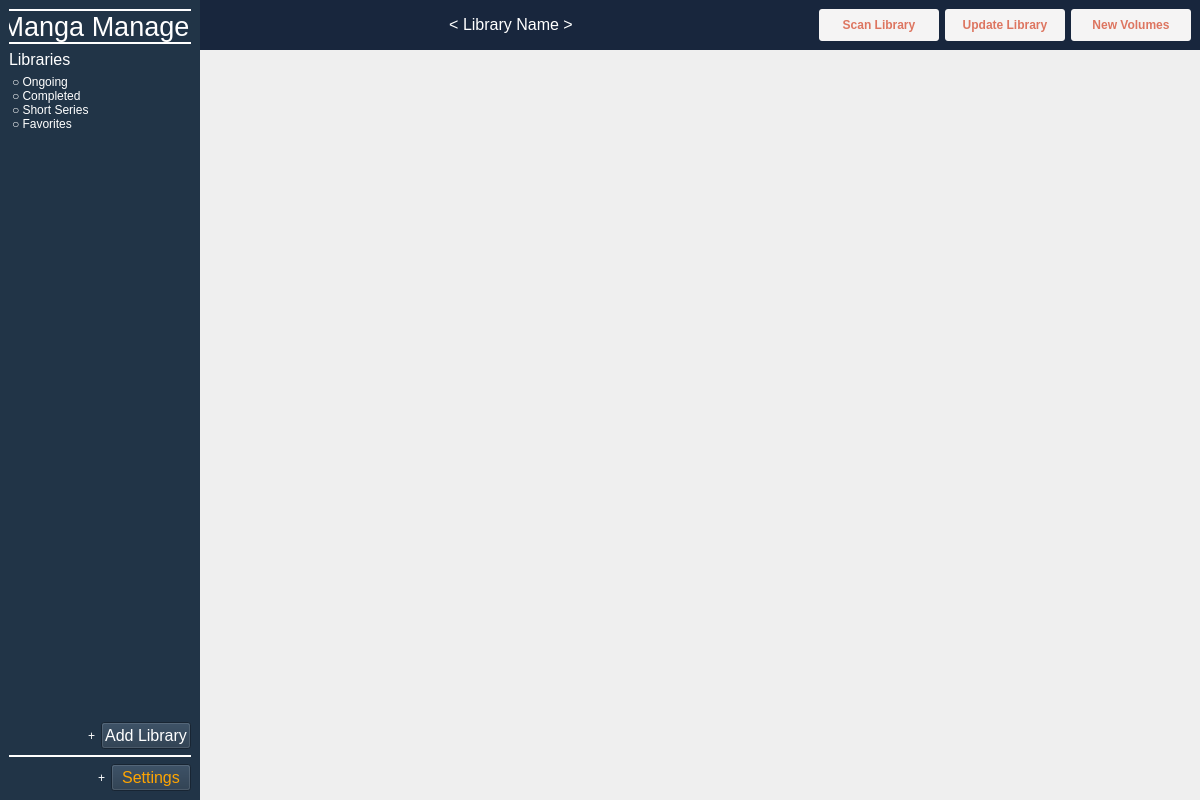
<?xml version="1.0" encoding="UTF-8"?>
<ui version="4.0">
 <class>main_window</class>
 <widget class="QWidget" name="main_window">
  <property name="geometry">
   <rect>
    <x>0</x>
    <y>0</y>
    <width>1200</width>
    <height>800</height>
   </rect>
  </property>
  <property name="windowTitle">
   <string>Manga Manager 1.0</string>
  </property>
  <property name="styleSheet">
   <string notr="true"/>
  </property>
  <layout class="QHBoxLayout" name="main_window_layout">
   <property name="spacing">
    <number>0</number>
   </property>
   <property name="leftMargin">
    <number>0</number>
   </property>
   <property name="topMargin">
    <number>0</number>
   </property>
   <property name="rightMargin">
    <number>0</number>
   </property>
   <property name="bottomMargin">
    <number>0</number>
   </property>
   <item>
    <widget class="QWidget" name="left_section_wrapper" native="true">
     <property name="maximumSize">
      <size>
       <width>200</width>
       <height>16777215</height>
      </size>
     </property>
     <property name="styleSheet">
      <string notr="true">background-color:#213447;color:white;</string>
     </property>
     <layout class="QVBoxLayout" name="left_outer_layout">
      <property name="leftMargin">
       <number>9</number>
      </property>
      <property name="topMargin">
       <number>9</number>
      </property>
      <property name="rightMargin">
       <number>9</number>
      </property>
      <property name="bottomMargin">
       <number>9</number>
      </property>
      <item>
       <widget class="QLabel" name="logo_label">
        <property name="sizePolicy">
         <sizepolicy hsizetype="Preferred" vsizetype="Preferred">
          <horstretch>0</horstretch>
          <verstretch>0</verstretch>
         </sizepolicy>
        </property>
        <property name="font">
         <font>
          <pointsize>20</pointsize>
         </font>
        </property>
        <property name="styleSheet">
         <string notr="true">border-top:2px solid white; border-bottom:2px solid white;</string>
        </property>
        <property name="text">
         <string>Manga Manager</string>
        </property>
        <property name="alignment">
         <set>Qt::AlignCenter</set>
        </property>
       </widget>
      </item>
      <item>
       <widget class="QLabel" name="libraries_list_header">
        <property name="font">
         <font>
          <pointsize>12</pointsize>
         </font>
        </property>
        <property name="text">
         <string>Libraries</string>
        </property>
       </widget>
      </item>
      <item>
       <widget class="QListWidget" name="libraries_list">
        <property name="sizePolicy">
         <sizepolicy hsizetype="Expanding" vsizetype="Expanding">
          <horstretch>0</horstretch>
          <verstretch>0</verstretch>
         </sizepolicy>
        </property>
        <property name="styleSheet">
         <string notr="true">border-style:none;</string>
        </property>
        <item>
         <property name="text">
          <string>○ Ongoing</string>
         </property>
        </item>
        <item>
         <property name="text">
          <string>○ Completed</string>
         </property>
        </item>
        <item>
         <property name="text">
          <string>○ Short Series</string>
         </property>
        </item>
        <item>
         <property name="text">
          <string>○ Favorites</string>
         </property>
        </item>
       </widget>
      </item>
      <item>
       <layout class="QHBoxLayout" name="add_library_layout">
        <property name="spacing">
         <number>6</number>
        </property>
        <item>
         <spacer name="horizontalSpacer">
          <property name="orientation">
           <enum>Qt::Horizontal</enum>
          </property>
          <property name="sizeHint" stdset="0">
           <size>
            <width>40</width>
            <height>20</height>
           </size>
          </property>
         </spacer>
        </item>
        <item>
         <widget class="QLabel" name="add_library_icon">
          <property name="text">
           <string>+</string>
          </property>
         </widget>
        </item>
        <item>
         <widget class="QPushButton" name="add_library_btn">
          <property name="font">
           <font>
            <pointsize>12</pointsize>
           </font>
          </property>
          <property name="text">
           <string>Add Library</string>
          </property>
         </widget>
        </item>
       </layout>
      </item>
      <item>
       <widget class="Line" name="divider_1">
        <property name="frameShadow">
         <enum>QFrame::Plain</enum>
        </property>
        <property name="lineWidth">
         <number>2</number>
        </property>
        <property name="orientation">
         <enum>Qt::Horizontal</enum>
        </property>
       </widget>
      </item>
      <item>
       <layout class="QHBoxLayout" name="settings_layout">
        <item>
         <spacer name="horizontalSpacer_2">
          <property name="orientation">
           <enum>Qt::Horizontal</enum>
          </property>
          <property name="sizeHint" stdset="0">
           <size>
            <width>40</width>
            <height>20</height>
           </size>
          </property>
         </spacer>
        </item>
        <item>
         <widget class="QLabel" name="settings_icon">
          <property name="text">
           <string>+</string>
          </property>
         </widget>
        </item>
        <item>
         <widget class="QPushButton" name="settings_btn">
          <property name="font">
           <font>
            <pointsize>12</pointsize>
           </font>
          </property>
          <property name="styleSheet">
           <string notr="true">color:orange;</string>
          </property>
          <property name="text">
           <string>Settings</string>
          </property>
         </widget>
        </item>
       </layout>
      </item>
     </layout>
    </widget>
   </item>
   <item>
    <widget class="QWidget" name="right_section_wrapper" native="true">
     <layout class="QVBoxLayout" name="verticalLayout">
      <property name="leftMargin">
       <number>0</number>
      </property>
      <property name="topMargin">
       <number>0</number>
      </property>
      <property name="rightMargin">
       <number>0</number>
      </property>
      <property name="bottomMargin">
       <number>0</number>
      </property>
      <item>
       <widget class="QWidget" name="left_action_header" native="true">
        <property name="sizePolicy">
         <sizepolicy hsizetype="Preferred" vsizetype="Preferred">
          <horstretch>0</horstretch>
          <verstretch>0</verstretch>
         </sizepolicy>
        </property>
        <property name="maximumSize">
         <size>
          <width>16777215</width>
          <height>50</height>
         </size>
        </property>
        <property name="styleSheet">
         <string notr="true">background-color:#18263d; color:white;</string>
        </property>
        <layout class="QHBoxLayout" name="horizontalLayout_2" stretch="0,0">
         <item>
          <widget class="QLabel" name="library_name_label">
           <property name="font">
            <font>
             <pointsize>12</pointsize>
            </font>
           </property>
           <property name="text">
            <string>&lt; Library Name &gt;</string>
           </property>
           <property name="alignment">
            <set>Qt::AlignCenter</set>
           </property>
          </widget>
         </item>
         <item>
          <layout class="QHBoxLayout" name="library_button_layout" stretch="0,0,0">
           <item>
            <widget class="QPushButton" name="scan_library_btn">
             <property name="sizePolicy">
              <sizepolicy hsizetype="Preferred" vsizetype="Preferred">
               <horstretch>0</horstretch>
               <verstretch>0</verstretch>
              </sizepolicy>
             </property>
             <property name="maximumSize">
              <size>
               <width>120</width>
               <height>16777215</height>
              </size>
             </property>
             <property name="font">
              <font>
               <bold>true</bold>
              </font>
             </property>
             <property name="styleSheet">
              <string notr="true">background-color:#f5f4f4; color:#dd7560;border-radius:3px;</string>
             </property>
             <property name="text">
              <string>Scan Library</string>
             </property>
            </widget>
           </item>
           <item>
            <widget class="QPushButton" name="update_library_btn">
             <property name="sizePolicy">
              <sizepolicy hsizetype="Minimum" vsizetype="Preferred">
               <horstretch>0</horstretch>
               <verstretch>0</verstretch>
              </sizepolicy>
             </property>
             <property name="maximumSize">
              <size>
               <width>120</width>
               <height>16777215</height>
              </size>
             </property>
             <property name="font">
              <font>
               <bold>true</bold>
              </font>
             </property>
             <property name="styleSheet">
              <string notr="true">background-color:#f5f4f4; color:#dd7560;border-radius:3px;</string>
             </property>
             <property name="text">
              <string>Update Library</string>
             </property>
            </widget>
           </item>
           <item>
            <widget class="QPushButton" name="new_volumes_btn">
             <property name="sizePolicy">
              <sizepolicy hsizetype="Minimum" vsizetype="Preferred">
               <horstretch>0</horstretch>
               <verstretch>0</verstretch>
              </sizepolicy>
             </property>
             <property name="maximumSize">
              <size>
               <width>120</width>
               <height>16777215</height>
              </size>
             </property>
             <property name="font">
              <font>
               <bold>true</bold>
              </font>
             </property>
             <property name="styleSheet">
              <string notr="true">background-color:#f5f4f4; color:#dd7560;border-radius:3px; width:100px;</string>
             </property>
             <property name="text">
              <string>New Volumes</string>
             </property>
            </widget>
           </item>
          </layout>
         </item>
        </layout>
       </widget>
      </item>
      <item>
       <layout class="QGridLayout" name="series_grid">
        <item row="0" column="0">
         <widget class="QWidget" name="widget" native="true"/>
        </item>
        <item row="0" column="1">
         <widget class="QWidget" name="widget_2" native="true"/>
        </item>
        <item row="0" column="2">
         <widget class="QWidget" name="widget_3" native="true"/>
        </item>
        <item row="1" column="0">
         <widget class="QWidget" name="widget_4" native="true"/>
        </item>
        <item row="1" column="1">
         <widget class="QWidget" name="widget_5" native="true"/>
        </item>
        <item row="1" column="2">
         <widget class="QWidget" name="widget_6" native="true"/>
        </item>
       </layout>
      </item>
     </layout>
    </widget>
   </item>
  </layout>
 </widget>
 <resources/>
 <connections/>
</ui>
